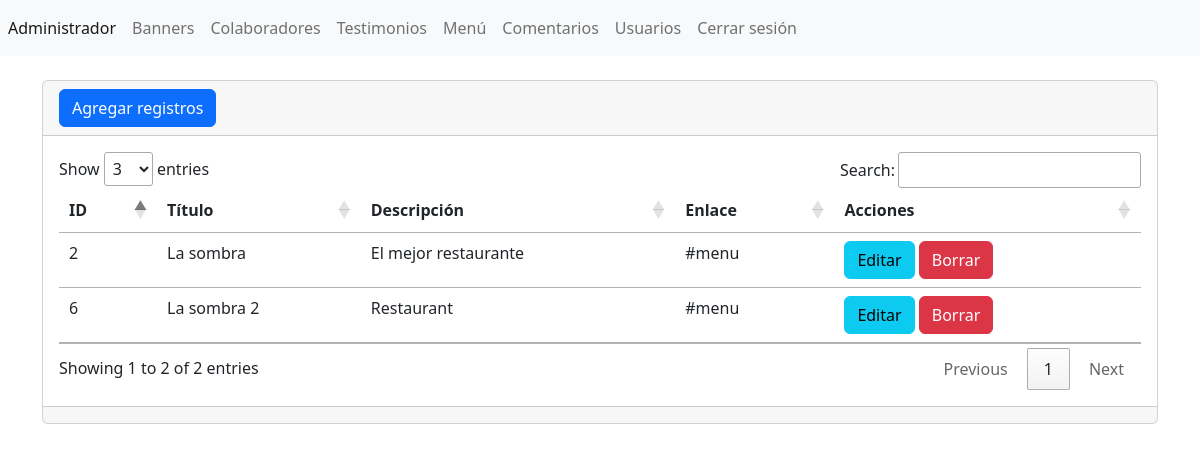
Screenshot of /admin/seccion/banners/index.php (signed in) with the database file from the repository.
### tables this page shows
CREATE TABLE `tbl_banners` (
  `ID` int(11) NOT NULL,
  `titulo` varchar(255) NOT NULL,
  `descripcion` varchar(255) NOT NULL,
  `link` varchar(255) NOT NULL
);

### admin/seccion/banners/index.php (the view, shortened to what this page needs)
<?php
include("../../bd.php");
$sentencia=$conexion->prepare("SELECT * FROM `tbl_banners`");
$sentencia->execute();
$lista_banners= $sentencia->fetchAll(PDO::FETCH_ASSOC);
include ("../../templates/header.php");
?>
<br/>
<div class="card">
    <div class="card-header">
    <a name="" id="" class="btn btn-primary" href="crear.php" role="button">Agregar registros</a>
    </div>
    <div class="card-body">
    <div class="table-responsive-sm">
        <table class="table">
            <thead>
                <tr>
                    <th scope="col">ID</th>
                    <th scope="col">Título</th>
                    <th scope="col">Descripción</th>
                    <th scope="col">Enlace</th>
                    <th scope="col">Acciones</th>
                </tr>
            </thead>
            <tbody>
                    <?php foreach ($lista_banners as $key => $value) { ?>
                        <tr class="">
                        <td scope="row"><?php echo $value['ID']; ?></td>
                        <td><?php echo $value['titulo']; ?></td>
                        <td><?php echo $value['descripcion']; ?></td>
                        <td><?php echo $value['link']; ?></td>
                        <td>
                            <a name="" id="" class="btn btn-info" href="editar.php?txtID=<?php echo $value['ID']; ?>" role="button">Editar</a>
                            <a name="" id="" class="btn btn-danger" href="index.php?txtID=<?php echo $value['ID']; ?>" role="button">Borrar</a>
                        </td>
                        </tr>
                    <?php } ?>
            </tbody>
        </table>
    </div>
    </div>
    <div class="card-footer text-muted"></div>
</div>
<?php include ("../../templates/footer.php"); ?>

### rows the page displays
tbl_banners: ID "2", titulo "La sombra", descripcion "El mejor restaurante", link "#menu"
tbl_banners: ID "6", titulo "La sombra 2", descripcion "Restaurant", link "#menu"
